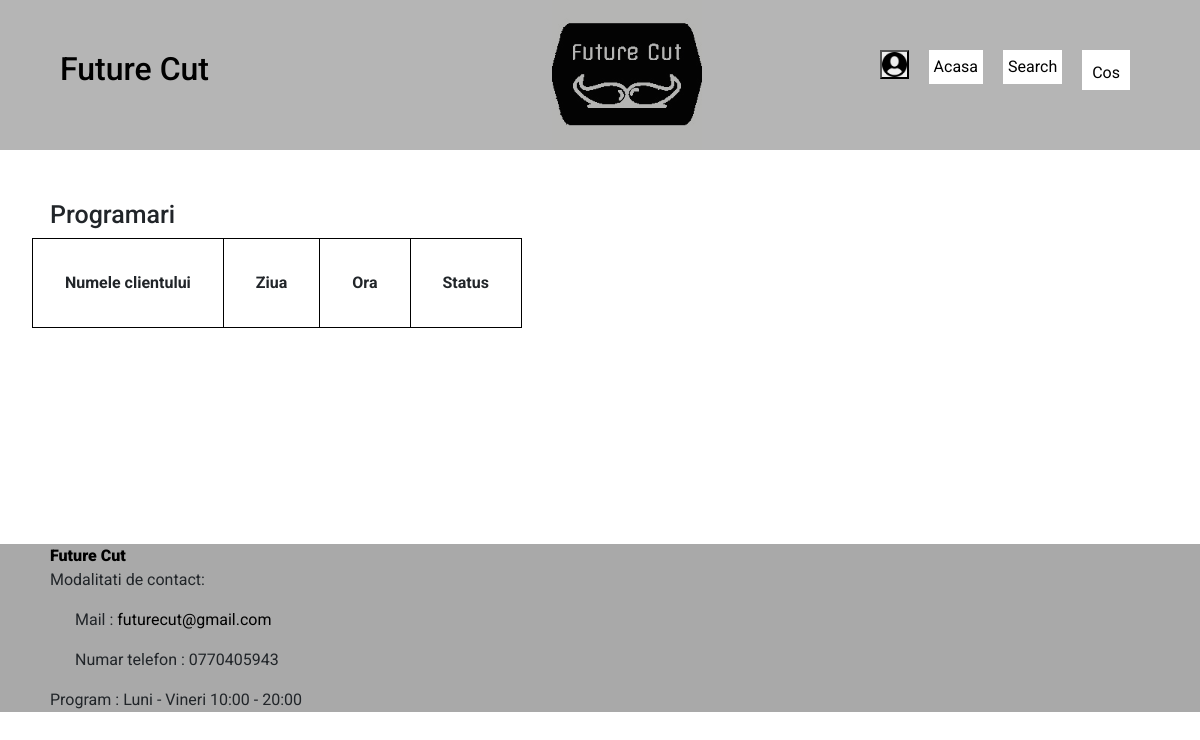
The page /appointment/checked-appointments/ (signed in) on the database as committed earlier.
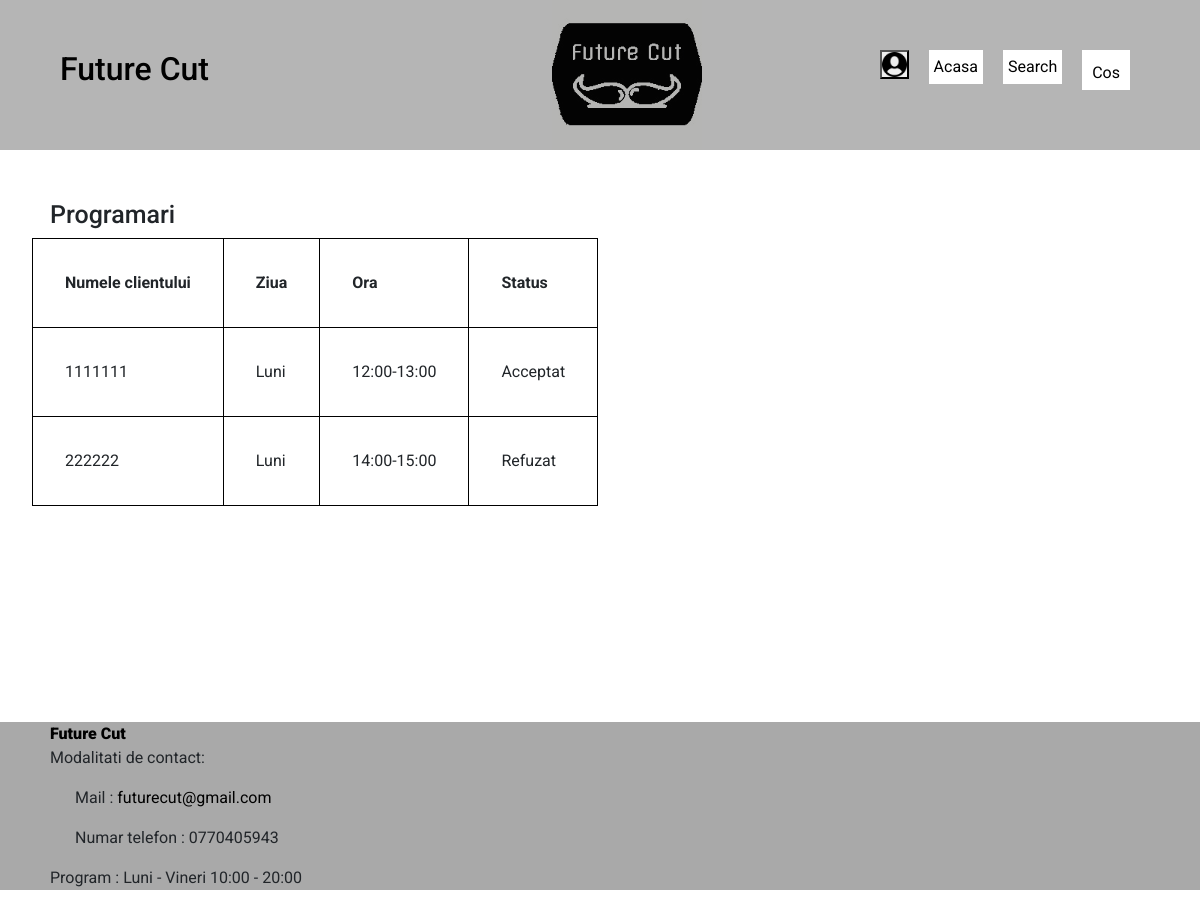
The same page on the database as committed later.
### appointment/models.py (models this page shows, shortened)
class Appointment(models.Model):
    class VerifiedAppointmentManager(models.Manager):
        def get_queryset(self):
            return super().get_queryset().filter(checked=True)
    class UnVerifiedAppointmentManager(models.Manager):
        def get_queryset(self):
            return super().get_queryset().filter(checked=False)
    name = models.CharField(max_length=200)
    phone_number = models.CharField(max_length=13)
    slug = models.SlugField(max_length=200, null=False, unique=True, blank=True)
    class Day(models.TextChoices):
        ZI1 = 'Luni', 'Luni'
        ZI2 = 'Marti', 'Marti'
        ZI3 = 'Miercuri', 'Miercuri'
        ZI4 = 'Joi', 'Joi'
        ZI5 = 'Vineri', 'Vineri'
        ZI6 = 'Sambata', 'Sambata'
    day = models.CharField(max_length=100, choices=Day.choices, default=Day.ZI1)
    class Appointment(models.TextChoices):
        ORA1 = '12:00-13:00', '12:00-13:00'
        ORA2 = '13:00-14:00', '13:00-14:00'
        ORA3 = '14:00-15:00', '14:00-15:00'
        ORA4 = '15:00-16:00', '15:00-16:00'
        ORA5 = '16:00-17:00', '16:00-17:00'
        ORA6 = '17:00-18:00', '17:00-18:00'
    appointment = models.CharField(max_length=100, choices=Appointment.choices, default=Appointment.ORA1)
    class Frizer(models.TextChoices):
        STAT1 = 'Claudiu', 'Claudiu'
        STAT2 = 'Ivanciu', 'Ivanciu'
        STAT3 = 'Gheorghe', 'Gheorghe'
    frizer = models.CharField(max_length=100, choices=Frizer.choices, default=Frizer.STAT1)
    class Pachet(models.TextChoices):
        PC1 = 'tuns', 'Tuns'
        PC2 = 'tuns_barba', 'Tuns + Barba'
        PC3 = 'tuns_barba_aranjat', 'Tuns + Barba + Aranjat'
        PC4 = 'babra', 'Barba'
        PC5 = 'vopsit_barba', 'Vopsit barba'
        PC6 = 'pensat', 'Pensat'
    pachet = models.CharField(max_length=100, choices=Pachet.choices, default=Pachet.PC1)
    checked = models.BooleanField(default=False)
    class Status(models.TextChoices):
        STAT1 = 'In asteptare', 'In asteptare'
        STAT2 = 'Acceptat', 'Acceptat'
        STAT3 = 'Refuzat', 'Refuzat'
    status = models.CharField(max_length=40, choices=Status.choices, default=Status.STAT1)
    objects = models.Manager()
    checkedmanager = VerifiedAppointmentManager()
    uncheckedmanager = UnVerifiedAppointmentManager()

### appointment/views.py (the view)
# urls.py: path('checked-appointments/', views.view_checked_appointment, name='view_checked_appointment'),
def view_checked_appointment(request):
    checked_appointment = Appointment.checkedmanager.all()
    return render(request,'store/programari existente.html', {'checked_app':checked_appointment})

### store/views.py (called while the page is built)
def categories(request):
    return {
        'categories': Category.objects.all()
    }

### templates/store/programari existente.html (shortened to what this page needs)
{% extends "./base.html" %} {% load static %} {% block content %}
<h1>Programari</h1>
<div>
        <div class="unchecked">
            <table>
                <tr>
                    <th>Numele clientului</th>
                    <th>Ziua</th>
                    <th>Ora</th>
                    <th>Status</th>
                </tr>
                {%for produs in checked_app %}
                <tr>
                    <td>{{produs.name}}</td>
                    <td>{{produs.day}}</td>
                    <td>{{produs.appointment}}</td>
                    <td>{{produs.status}}</td>
                </tr>
                {% endfor %}
            </table>
        </div>
</div>
{% endblock %}

Rows that differ between the two databases and show on the page:
added Appointment: name "1111111", day "Luni", appointment "12:00-13:00", status "Acceptat"
added Appointment: name "222222", day "Luni", appointment "14:00-15:00", status "Refuzat"
